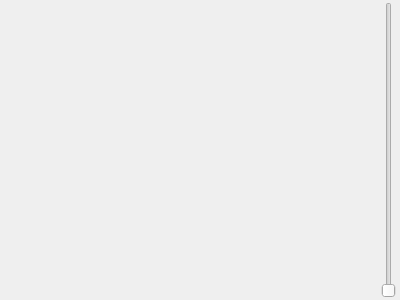
<?xml version="1.0" encoding="UTF-8"?>
<ui version="4.0">
 <class>QGCMapTool</class>
 <widget class="QWidget" name="QGCMapTool">
  <property name="geometry">
   <rect>
    <x>0</x>
    <y>0</y>
    <width>400</width>
    <height>300</height>
   </rect>
  </property>
  <property name="windowTitle">
   <string>Form</string>
  </property>
  <layout class="QGridLayout" name="gridLayout" rowstretch="100,1">
   <property name="leftMargin">
    <number>0</number>
   </property>
   <property name="topMargin">
    <number>2</number>
   </property>
   <property name="rightMargin">
    <number>4</number>
   </property>
   <property name="bottomMargin">
    <number>2</number>
   </property>
   <property name="horizontalSpacing">
    <number>2</number>
   </property>
   <property name="verticalSpacing">
    <number>0</number>
   </property>
   <item row="0" column="0">
    <widget class="QGCMapWidget" name="map" native="true"/>
   </item>
   <item row="0" column="1" rowspan="2">
    <widget class="QSlider" name="zoomSlider">
     <property name="maximum">
      <number>60</number>
     </property>
     <property name="orientation">
      <enum>Qt::Vertical</enum>
     </property>
    </widget>
   </item>
   <item row="1" column="0">
    <widget class="QGCMapToolBar" name="toolBar" native="true"/>
   </item>
  </layout>
 </widget>
 <customwidgets>
  <customwidget>
   <class>QGCMapToolBar</class>
   <extends>QWidget</extends>
   <header>QGCMapToolBar.h</header>
   <container>1</container>
  </customwidget>
  <customwidget>
   <class>QGCMapWidget</class>
   <extends>QWidget</extends>
   <header>QGCMapWidget.h</header>
   <container>1</container>
  </customwidget>
 </customwidgets>
 <resources/>
 <connections/>
</ui>
